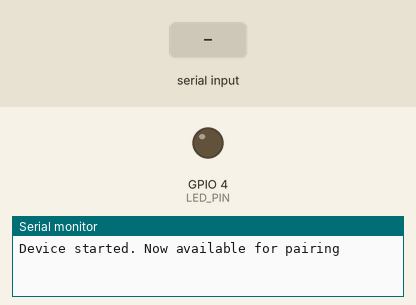
Simulated run of this sketch. Board: ESP32. Shown: output pins drawn as LEDs (lit = HIGH), the last lines printed to the serial monitor. The test bench sets the inputs (shaded band). Nothing arrives over Bluetooth unless stated.

Above: at 1.2 s.
1.3 s: "on" received over the second serial link
At 1.9 s:
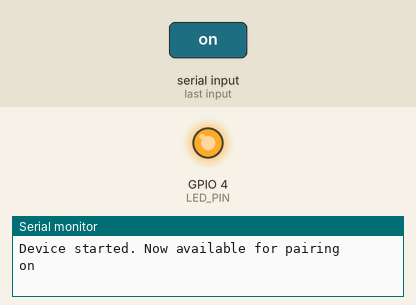
2.8 s: "off" received over the second serial link
At 3.1 s:
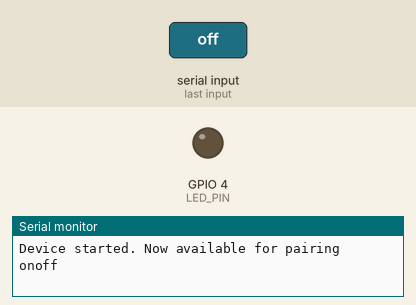
Timing chart, 0 to 5.8 s (numbered marks = the images above; inputs shaded):
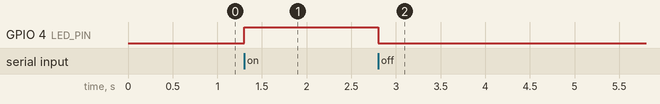

Measured:
- after the input at 1.3 s, GPIO 4 (LED_PIN): LOW → HIGH at once
- after the input at 2.8 s, GPIO 4 (LED_PIN): HIGH → LOW at once

The sketch:

29.bluetooth_to_led.ino
```cpp
#include "BluetoothSerial.h"
#include "string.h"

#define LED_PIN     4

BluetoothSerial SerialBT;
char char_buf[10];
static int count = 0;

void setup() {
  pinMode(LED_PIN, OUTPUT);
  SerialBT.begin("ESP32-Wroower-E");
  Serial.begin(115'200);
  Serial.println("\nDevice started. Now available for pairing");
}

void loop() {
  while(SerialBT.available())
  {
    char_buf[count] = SerialBT.read();
    count++;
  }
  if(count > 0)
  {
    Serial.print(char_buf);

    // "on" - "off" ==> led on - led off
    if(strncmp(char_buf, "on", 2) == 0)
      digitalWrite(LED_PIN, HIGH);
    if(strncmp(char_buf, "off", 3) == 0)
      digitalWrite(LED_PIN, LOW);

    count = 0;
    memset(char_buf, 0, 20);  // fills buffer with 0s, clearing it
  }
}
```
